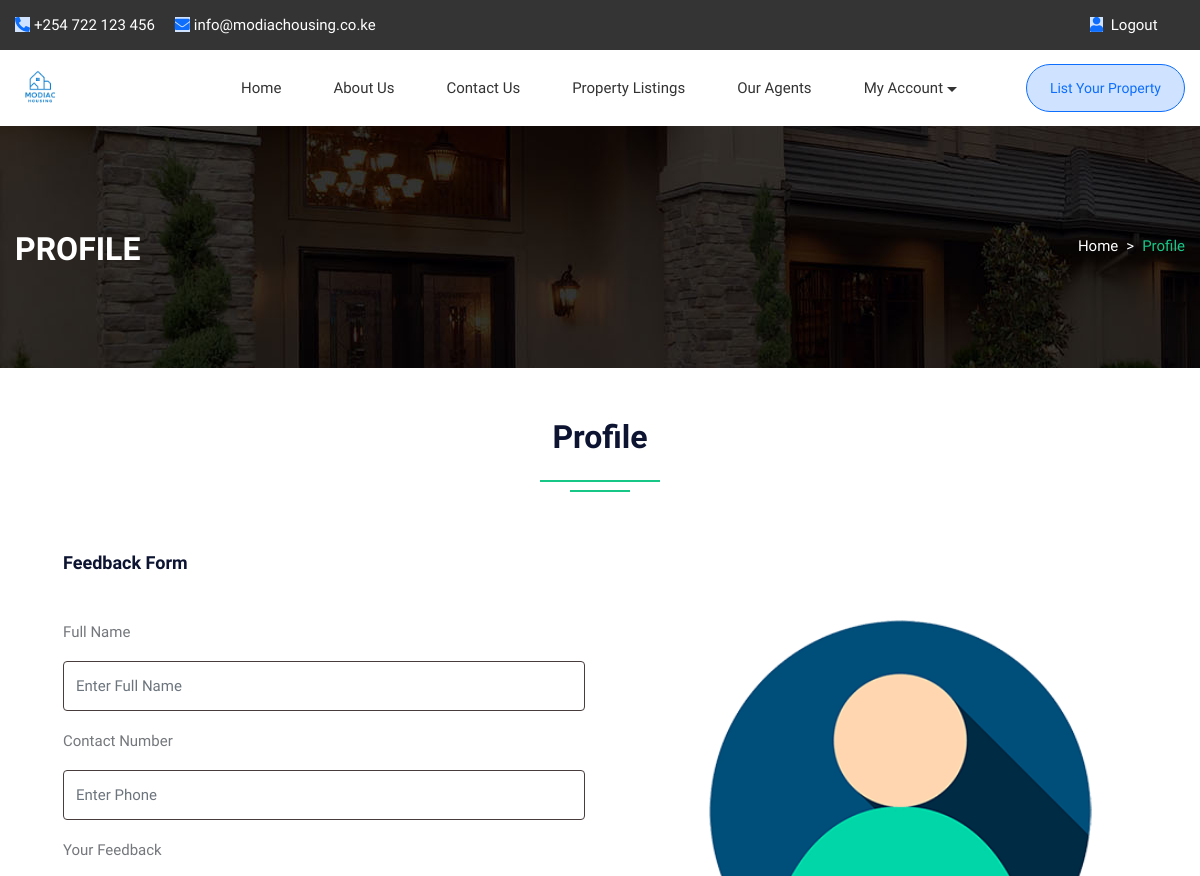
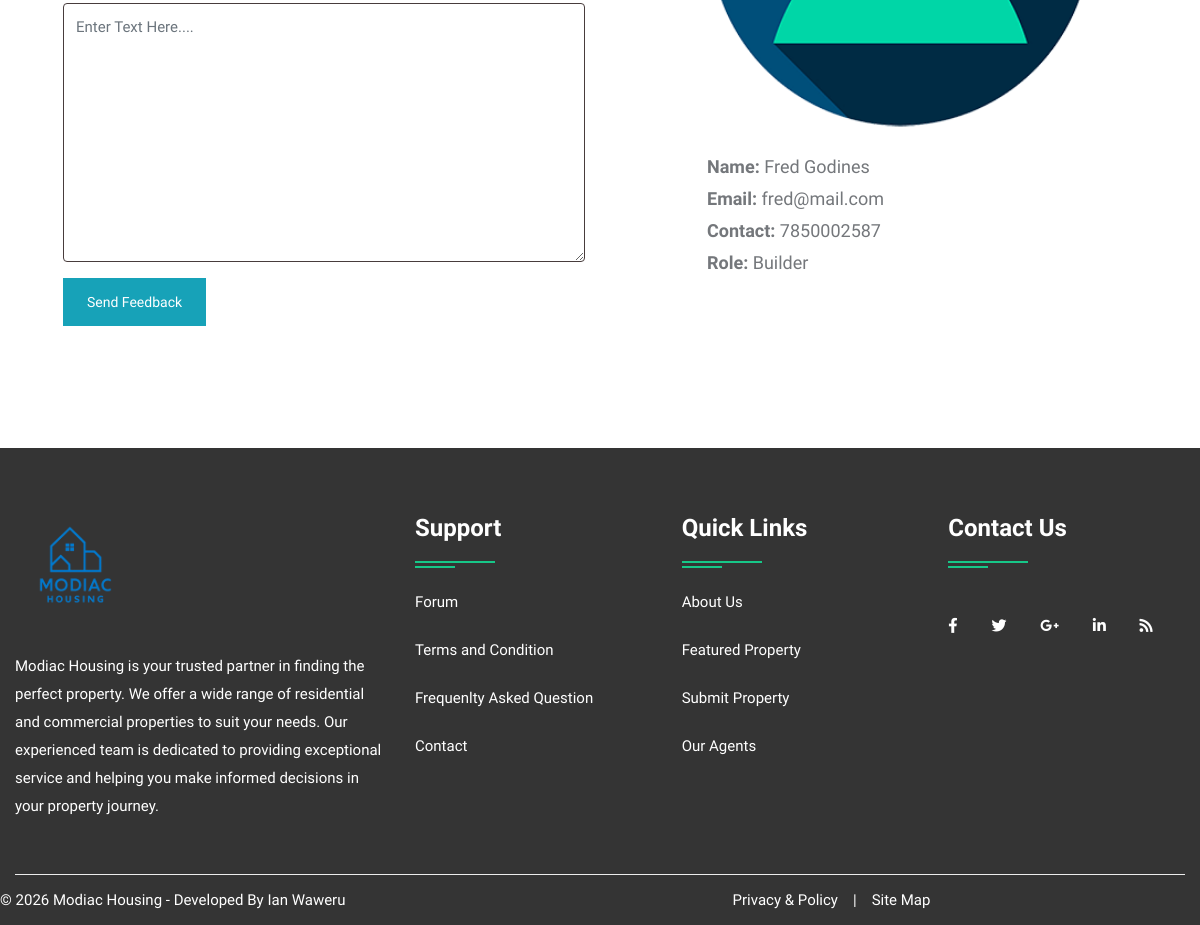
Screenshot of /profile.php (signed in) with the database file from the repository (2 pictures, top to bottom).
### tables this page shows
CREATE TABLE `user` (
    `uid` int(50) NOT NULL,
    `uname` varchar(100) NOT NULL,
    `uemail` varchar(100) NOT NULL,
    `uphone` varchar(20) NOT NULL,
    `upass` varchar(50) NOT NULL,
    `utype` varchar(50) NOT NULL,
    `uimage` varchar(300) NOT NULL
);

### profile.php (the view, shortened to what this page needs)
<!DOCTYPE html>
<html lang="en">
<head>
<link rel="stylesheet" type="text/css" href="css/bootstrap.min.css">
<link rel="stylesheet" type="text/css" href="css/bootstrap-slider.css">
<link rel="stylesheet" type="text/css" href="css/jquery-ui.css">
<link rel="stylesheet" type="text/css" href="css/layerslider.css">
<link rel="stylesheet" type="text/css" href="css/color.css">
<link rel="stylesheet" type="text/css" href="css/owl.carousel.min.css">
<link rel="stylesheet" type="text/css" href="css/font-awesome.min.css">
<link rel="stylesheet" type="text/css" href="fonts/flaticon/flaticon.css">
<link rel="stylesheet" type="text/css" href="css/style.css">
<link rel="stylesheet" type="text/css" href="css/login.css">
</head>
<body>
<div id="page-wrapper">
    <div class="row">
		<?php include("include/header.php");?>
        <div class="banner-full-row page-banner" style="background-image:url('images/breadcromb.jpg');">
            <div class="container">
                <div class="row">
                    <div class="col-md-6">
                        <h2 class="page-name float-left text-white text-uppercase mt-1 mb-0"><b>Profile</b></h2>
                    </div>
                    <div class="col-md-6">
                        <nav aria-label="breadcrumb" class="float-left float-md-right">
                            <ol class="breadcrumb bg-transparent m-0 p-0">
                                <li class="breadcrumb-item text-white"><a href="#">Home</a></li>
                                <li class="breadcrumb-item active">Profile</li>
                            </ol>
                        </nav>
                    </div>
                </div>
            </div>
        </div>
        <div class="full-row">
            <div class="container">
                    <div class="row">
						<div class="col-lg-12">
							<h2 class="text-secondary double-down-line text-center">Profile</h2>
                        </div>
					</div>
                <div class="dashboard-personal-info p-5 bg-white">
                    <form action="#" method="post">
                        <h5 class="text-secondary border-bottom-on-white pb-3 mb-4">Feedback Form</h5>
                        <div class="row">
                            <div class="col-lg-6 col-md-12">
                                <div class="form-group">
                                    <label for="user-id">Full Name</label>
                                    <input type="text" name="name" class="form-control" placeholder="Enter Full Name">
                                </div>
                                <div class="form-group">
                                    <label for="phone">Contact Number</label>
                                    <input type="number" name="phone"  class="form-control" placeholder="Enter Phone" maxlength="10">
                                </div>
                                <div class="form-group">
                                    <label for="about-me">Your Feedback</label>
                                    <textarea class="form-control" name="content" rows="7" placeholder="Enter Text Here...."></textarea>
                                </div>
                                <input type="submit" class="btn btn-info mb-4" name="insert" value="Send Feedback">
                            </div>
							</form>
                            <div class="col-lg-1"></div>
                            <div class="col-lg-5 col-md-12">
								<?php
									$uid=$_SESSION['uid'];
									$query=mysqli_query($con,"SELECT * FROM `user` WHERE uid='$uid'");
									while($row=mysqli_fetch_array($query))
									{
								?>
                                <div class="user-info mt-md-50"> <img src="admin/user/<?php echo $row['6'];?>" alt="userimage">
                                    <div class="font-18">
                                        <div class="mb-1 text-capitalize"><b>Name:</b> <?php echo $row['1'];?></div>
                                        <div class="mb-1"><b>Email:</b> <?php echo $row['2'];?></div>
                                        <div class="mb-1"><b>Contact:</b> <?php echo $row['3'];?></div>
										<div class="mb-1 text-capitalize"><b>Role:</b> <?php echo $row['5'];?></div>
                                    </div>
									<?php } ?>
                                </div>
                            </div>
                        </div>
                </div>
            </div>
        </div>
		<?php include("include/footer.php");?>
    </div>
</body>
</html>

### css/color.css (style rules this page uses)
:root { --theme-ordinary-color: #74777b; }
:root { --theme-primary-color: #17c788; }
:root { --theme-secondary-color: #0d1432; }
:root { --theme-white-color: #fff; }
:root { --theme-light-color: #f8f8f8; }
:root { --theme-gray-color: #f5f5f5; }
:root { --theme-footer-color: #091b4b; }
:root { --theme-dark-color: #091b4b; }
:root { --text-light-color: #a3a7af; }
:root { --theme-primary-opacity-color: rgba(11, 191, 141, .8); }
:root { --theme-secondary-opacity-color: rgba(13,20,50,0.7); }
:root { --theme-white-opacity-color: rgba(255, 255, 255, 0.3); }
:root { --theme-dark-opacity-color: rgba(0, 0, 0, 0.5); }
:root { --theme-ordinary-font: 'Muli', sans-serif; }
:root { --theme-highlight-font: 'Comfortaa', cursive; }

### rows the page displays
user: uimage (picture), uname "Fred Godines", uemail "fred@mail.com", uphone "7850002587", utype "Builder"
